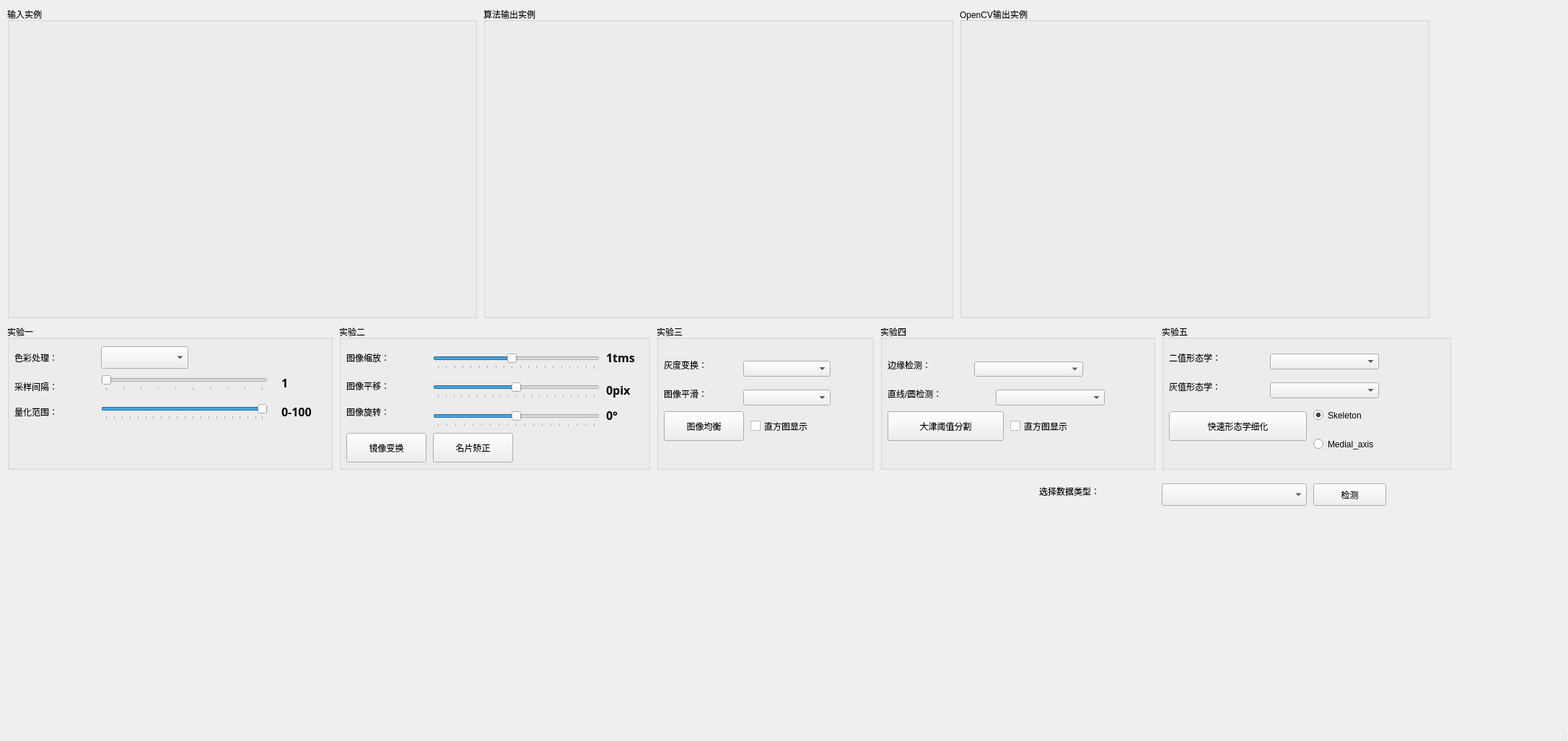
<?xml version="1.0" encoding="UTF-8"?>
<ui version="4.0">
 <class>MainWindow</class>
 <widget class="QMainWindow" name="MainWindow">
  <property name="geometry">
   <rect>
    <x>0</x>
    <y>0</y>
    <width>2173</width>
    <height>1027</height>
   </rect>
  </property>
  <property name="windowTitle">
   <string>MainWindow</string>
  </property>
  <widget class="QWidget" name="centralwidget">
   <widget class="QGroupBox" name="groupBox_AftShow">
    <property name="geometry">
     <rect>
      <x>670</x>
      <y>10</y>
      <width>651</width>
      <height>431</height>
     </rect>
    </property>
    <property name="title">
     <string>算法输出实例</string>
    </property>
    <widget class="QLabel" name="label_AftPicShow">
     <property name="geometry">
      <rect>
       <x>10</x>
       <y>30</y>
       <width>631</width>
       <height>391</height>
      </rect>
     </property>
     <property name="text">
      <string/>
     </property>
    </widget>
    <widget class="QLabel" name="label_AftPicShow_3">
     <property name="geometry">
      <rect>
       <x>430</x>
       <y>120</y>
       <width>631</width>
       <height>391</height>
      </rect>
     </property>
     <property name="text">
      <string/>
     </property>
    </widget>
   </widget>
   <widget class="QGroupBox" name="groupBox_PreShow">
    <property name="geometry">
     <rect>
      <x>10</x>
      <y>10</y>
      <width>651</width>
      <height>431</height>
     </rect>
    </property>
    <property name="title">
     <string>输入实例</string>
    </property>
    <widget class="QLabel" name="label_PrePicShow">
     <property name="geometry">
      <rect>
       <x>10</x>
       <y>30</y>
       <width>631</width>
       <height>391</height>
      </rect>
     </property>
     <property name="text">
      <string/>
     </property>
     <property name="scaledContents">
      <bool>true</bool>
     </property>
    </widget>
   </widget>
   <widget class="QGroupBox" name="groupBox">
    <property name="geometry">
     <rect>
      <x>10</x>
      <y>450</y>
      <width>451</width>
      <height>201</height>
     </rect>
    </property>
    <property name="font">
     <font>
      <family>Times New Roman</family>
     </font>
    </property>
    <property name="title">
     <string>实验一</string>
    </property>
    <widget class="QLabel" name="label_datatype_2">
     <property name="geometry">
      <rect>
       <x>10</x>
       <y>30</y>
       <width>111</width>
       <height>31</height>
      </rect>
     </property>
     <property name="text">
      <string>色彩处理：</string>
     </property>
    </widget>
    <widget class="QComboBox" name="comboBox_ColorDeal">
     <property name="geometry">
      <rect>
       <x>130</x>
       <y>30</y>
       <width>121</width>
       <height>31</height>
      </rect>
     </property>
     <item>
      <property name="text">
       <string/>
      </property>
     </item>
     <item>
      <property name="text">
       <string>反色处理</string>
      </property>
     </item>
     <item>
      <property name="text">
       <string>灰值化</string>
      </property>
     </item>
     <item>
      <property name="text">
       <string>Lab颜色模型</string>
      </property>
     </item>
     <item>
      <property name="text">
       <string>YCrCb颜色模型</string>
      </property>
     </item>
     <item>
      <property name="text">
       <string>HSI颜色模型</string>
      </property>
     </item>
    </widget>
    <widget class="QSlider" name="slider_ImgSample">
     <property name="geometry">
      <rect>
       <x>130</x>
       <y>70</y>
       <width>231</width>
       <height>22</height>
      </rect>
     </property>
     <property name="minimum">
      <number>1</number>
     </property>
     <property name="maximum">
      <number>10</number>
     </property>
     <property name="singleStep">
      <number>1</number>
     </property>
     <property name="orientation">
      <enum>Qt::Horizontal</enum>
     </property>
     <property name="tickPosition">
      <enum>QSlider::TicksBelow</enum>
     </property>
     <property name="tickInterval">
      <number>1</number>
     </property>
    </widget>
    <widget class="QLabel" name="label_datatype_3">
     <property name="geometry">
      <rect>
       <x>10</x>
       <y>70</y>
       <width>111</width>
       <height>31</height>
      </rect>
     </property>
     <property name="text">
      <string>采样间隔：</string>
     </property>
    </widget>
    <widget class="QLabel" name="label_sample">
     <property name="geometry">
      <rect>
       <x>380</x>
       <y>70</y>
       <width>31</width>
       <height>21</height>
      </rect>
     </property>
     <property name="font">
      <font>
       <family>Agency FB</family>
       <pointsize>12</pointsize>
       <weight>75</weight>
       <bold>true</bold>
      </font>
     </property>
     <property name="text">
      <string>1</string>
     </property>
    </widget>
    <widget class="QSlider" name="slider_ImgQuanty">
     <property name="geometry">
      <rect>
       <x>130</x>
       <y>110</y>
       <width>231</width>
       <height>22</height>
      </rect>
     </property>
     <property name="minimum">
      <number>1</number>
     </property>
     <property name="maximum">
      <number>100</number>
     </property>
     <property name="singleStep">
      <number>5</number>
     </property>
     <property name="value">
      <number>100</number>
     </property>
     <property name="orientation">
      <enum>Qt::Horizontal</enum>
     </property>
     <property name="tickPosition">
      <enum>QSlider::TicksBelow</enum>
     </property>
     <property name="tickInterval">
      <number>5</number>
     </property>
    </widget>
    <widget class="QLabel" name="label_datatype_4">
     <property name="geometry">
      <rect>
       <x>10</x>
       <y>100</y>
       <width>111</width>
       <height>41</height>
      </rect>
     </property>
     <property name="text">
      <string>量化范围：</string>
     </property>
    </widget>
    <widget class="QLabel" name="label_quanty">
     <property name="geometry">
      <rect>
       <x>380</x>
       <y>100</y>
       <width>71</width>
       <height>41</height>
      </rect>
     </property>
     <property name="font">
      <font>
       <family>Agency FB</family>
       <pointsize>12</pointsize>
       <weight>75</weight>
       <bold>true</bold>
      </font>
     </property>
     <property name="text">
      <string>0-100</string>
     </property>
    </widget>
   </widget>
   <widget class="QLabel" name="label_datatype">
    <property name="geometry">
     <rect>
      <x>1440</x>
      <y>660</y>
      <width>171</width>
      <height>41</height>
     </rect>
    </property>
    <property name="text">
     <string>选择数据类型：</string>
    </property>
   </widget>
   <widget class="QComboBox" name="comboBox_SelectData">
    <property name="geometry">
     <rect>
      <x>1610</x>
      <y>670</y>
      <width>201</width>
      <height>31</height>
     </rect>
    </property>
    <item>
     <property name="text">
      <string/>
     </property>
    </item>
    <item>
     <property name="text">
      <string>读入图像</string>
     </property>
    </item>
    <item>
     <property name="text">
      <string>读入本地视频</string>
     </property>
    </item>
   </widget>
   <widget class="QGroupBox" name="groupBox_2">
    <property name="geometry">
     <rect>
      <x>470</x>
      <y>450</y>
      <width>431</width>
      <height>201</height>
     </rect>
    </property>
    <property name="font">
     <font>
      <family>Times New Roman</family>
     </font>
    </property>
    <property name="title">
     <string>实验二</string>
    </property>
    <widget class="QSlider" name="slider_ImgZoom">
     <property name="geometry">
      <rect>
       <x>130</x>
       <y>40</y>
       <width>231</width>
       <height>22</height>
      </rect>
     </property>
     <property name="minimum">
      <number>-9</number>
     </property>
     <property name="maximum">
      <number>10</number>
     </property>
     <property name="singleStep">
      <number>1</number>
     </property>
     <property name="sliderPosition">
      <number>0</number>
     </property>
     <property name="orientation">
      <enum>Qt::Horizontal</enum>
     </property>
     <property name="tickPosition">
      <enum>QSlider::TicksBelow</enum>
     </property>
     <property name="tickInterval">
      <number>1</number>
     </property>
    </widget>
    <widget class="QLabel" name="label_datatype_9">
     <property name="geometry">
      <rect>
       <x>10</x>
       <y>30</y>
       <width>111</width>
       <height>31</height>
      </rect>
     </property>
     <property name="text">
      <string>图像缩放：</string>
     </property>
    </widget>
    <widget class="QLabel" name="label_zoom">
     <property name="geometry">
      <rect>
       <x>370</x>
       <y>30</y>
       <width>61</width>
       <height>31</height>
      </rect>
     </property>
     <property name="font">
      <font>
       <family>Agency FB</family>
       <pointsize>12</pointsize>
       <weight>75</weight>
       <bold>true</bold>
      </font>
     </property>
     <property name="text">
      <string>1tms</string>
     </property>
    </widget>
    <widget class="QSlider" name="slider_ImgTranslation">
     <property name="geometry">
      <rect>
       <x>130</x>
       <y>80</y>
       <width>231</width>
       <height>22</height>
      </rect>
     </property>
     <property name="minimum">
      <number>-100</number>
     </property>
     <property name="maximum">
      <number>100</number>
     </property>
     <property name="singleStep">
      <number>10</number>
     </property>
     <property name="value">
      <number>0</number>
     </property>
     <property name="sliderPosition">
      <number>0</number>
     </property>
     <property name="orientation">
      <enum>Qt::Horizontal</enum>
     </property>
     <property name="tickPosition">
      <enum>QSlider::TicksBelow</enum>
     </property>
     <property name="tickInterval">
      <number>10</number>
     </property>
    </widget>
    <widget class="QLabel" name="label_datatype_10">
     <property name="geometry">
      <rect>
       <x>10</x>
       <y>69</y>
       <width>111</width>
       <height>31</height>
      </rect>
     </property>
     <property name="text">
      <string>图像平移：</string>
     </property>
    </widget>
    <widget class="QLabel" name="label_tanslation">
     <property name="geometry">
      <rect>
       <x>370</x>
       <y>70</y>
       <width>51</width>
       <height>41</height>
      </rect>
     </property>
     <property name="font">
      <font>
       <family>Agency FB</family>
       <pointsize>12</pointsize>
       <weight>75</weight>
       <bold>true</bold>
      </font>
     </property>
     <property name="text">
      <string>0pix</string>
     </property>
    </widget>
    <widget class="QPushButton" name="pushButton_ImgeMirroring">
     <property name="geometry">
      <rect>
       <x>10</x>
       <y>150</y>
       <width>111</width>
       <height>41</height>
      </rect>
     </property>
     <property name="text">
      <string>镜像变换</string>
     </property>
    </widget>
    <widget class="QSlider" name="slider_ImgRotate">
     <property name="geometry">
      <rect>
       <x>130</x>
       <y>120</y>
       <width>231</width>
       <height>22</height>
      </rect>
     </property>
     <property name="minimum">
      <number>-90</number>
     </property>
     <property name="maximum">
      <number>90</number>
     </property>
     <property name="singleStep">
      <number>10</number>
     </property>
     <property name="value">
      <number>0</number>
     </property>
     <property name="sliderPosition">
      <number>0</number>
     </property>
     <property name="orientation">
      <enum>Qt::Horizontal</enum>
     </property>
     <property name="tickPosition">
      <enum>QSlider::TicksBelow</enum>
     </property>
     <property name="tickInterval">
      <number>10</number>
     </property>
    </widget>
    <widget class="QLabel" name="label_datatype_11">
     <property name="geometry">
      <rect>
       <x>10</x>
       <y>100</y>
       <width>111</width>
       <height>41</height>
      </rect>
     </property>
     <property name="text">
      <string>图像旋转：</string>
     </property>
    </widget>
    <widget class="QLabel" name="label_rotate">
     <property name="geometry">
      <rect>
       <x>370</x>
       <y>110</y>
       <width>61</width>
       <height>31</height>
      </rect>
     </property>
     <property name="font">
      <font>
       <family>Agency FB</family>
       <pointsize>12</pointsize>
       <weight>75</weight>
       <bold>true</bold>
      </font>
     </property>
     <property name="text">
      <string>0°</string>
     </property>
    </widget>
    <widget class="QPushButton" name="pushButton_CardCorrect">
     <property name="geometry">
      <rect>
       <x>130</x>
       <y>150</y>
       <width>111</width>
       <height>41</height>
      </rect>
     </property>
     <property name="text">
      <string>名片矫正</string>
     </property>
    </widget>
   </widget>
   <widget class="QPushButton" name="pushButton_VideoDisplay">
    <property name="geometry">
     <rect>
      <x>1820</x>
      <y>670</y>
      <width>101</width>
      <height>31</height>
     </rect>
    </property>
    <property name="text">
     <string>检测</string>
    </property>
   </widget>
   <widget class="QGroupBox" name="groupBox_3">
    <property name="geometry">
     <rect>
      <x>910</x>
      <y>450</y>
      <width>301</width>
      <height>201</height>
     </rect>
    </property>
    <property name="title">
     <string>实验三</string>
    </property>
    <widget class="QLabel" name="label_datatype_12">
     <property name="geometry">
      <rect>
       <x>10</x>
       <y>40</y>
       <width>121</width>
       <height>31</height>
      </rect>
     </property>
     <property name="text">
      <string>灰度变换：</string>
     </property>
    </widget>
    <widget class="QComboBox" name="comboBox_GrayDeal">
     <property name="geometry">
      <rect>
       <x>120</x>
       <y>50</y>
       <width>121</width>
       <height>22</height>
      </rect>
     </property>
     <item>
      <property name="text">
       <string/>
      </property>
     </item>
     <item>
      <property name="text">
       <string>线性变换</string>
      </property>
     </item>
     <item>
      <property name="text">
       <string>对数变换</string>
      </property>
     </item>
     <item>
      <property name="text">
       <string>指数变换</string>
      </property>
     </item>
     <item>
      <property name="text">
       <string>幂律变换</string>
      </property>
     </item>
     <item>
      <property name="text">
       <string>分段线性变换</string>
      </property>
     </item>
    </widget>
    <widget class="QPushButton" name="pushButton_HistEqual">
     <property name="geometry">
      <rect>
       <x>10</x>
       <y>120</y>
       <width>111</width>
       <height>41</height>
      </rect>
     </property>
     <property name="text">
      <string>图像均衡</string>
     </property>
    </widget>
    <widget class="QCheckBox" name="checkBox_hist">
     <property name="geometry">
      <rect>
       <x>130</x>
       <y>120</y>
       <width>161</width>
       <height>41</height>
      </rect>
     </property>
     <property name="text">
      <string>直方图显示</string>
     </property>
    </widget>
    <widget class="QLabel" name="label_datatype_13">
     <property name="geometry">
      <rect>
       <x>10</x>
       <y>80</y>
       <width>111</width>
       <height>31</height>
      </rect>
     </property>
     <property name="text">
      <string>图像平滑：</string>
     </property>
    </widget>
    <widget class="QComboBox" name="comboBox_ImgSmooth">
     <property name="geometry">
      <rect>
       <x>120</x>
       <y>90</y>
       <width>121</width>
       <height>22</height>
      </rect>
     </property>
     <item>
      <property name="text">
       <string/>
      </property>
     </item>
     <item>
      <property name="text">
       <string>邻域平均滤波</string>
      </property>
     </item>
     <item>
      <property name="text">
       <string>中值滤波</string>
      </property>
     </item>
    </widget>
   </widget>
   <widget class="QGroupBox" name="groupBox_4">
    <property name="geometry">
     <rect>
      <x>1220</x>
      <y>450</y>
      <width>381</width>
      <height>201</height>
     </rect>
    </property>
    <property name="title">
     <string>实验四</string>
    </property>
    <widget class="QLabel" name="label_datatype_16">
     <property name="geometry">
      <rect>
       <x>10</x>
       <y>40</y>
       <width>111</width>
       <height>31</height>
      </rect>
     </property>
     <property name="text">
      <string>边缘检测：</string>
     </property>
    </widget>
    <widget class="QComboBox" name="comboBox_EdgeDetect">
     <property name="geometry">
      <rect>
       <x>130</x>
       <y>51</y>
       <width>151</width>
       <height>21</height>
      </rect>
     </property>
     <item>
      <property name="text">
       <string/>
      </property>
     </item>
     <item>
      <property name="text">
       <string>Prewitt算子</string>
      </property>
     </item>
     <item>
      <property name="text">
       <string>Sobel算子</string>
      </property>
     </item>
     <item>
      <property name="text">
       <string>Log算子</string>
      </property>
     </item>
     <item>
      <property name="text">
       <string>Canny算子</string>
      </property>
     </item>
     <item>
      <property name="text">
       <string>自定义算子</string>
      </property>
     </item>
    </widget>
    <widget class="QComboBox" name="comboBox_HoughDetect">
     <property name="geometry">
      <rect>
       <x>160</x>
       <y>90</y>
       <width>151</width>
       <height>22</height>
      </rect>
     </property>
     <item>
      <property name="text">
       <string/>
      </property>
     </item>
     <item>
      <property name="text">
       <string>霍夫直线检测</string>
      </property>
     </item>
     <item>
      <property name="text">
       <string>霍夫圆检测</string>
      </property>
     </item>
     <item>
      <property name="text">
       <string>PCLine直线检测</string>
      </property>
     </item>
    </widget>
    <widget class="QLabel" name="label_datatype_17">
     <property name="geometry">
      <rect>
       <x>10</x>
       <y>80</y>
       <width>151</width>
       <height>31</height>
      </rect>
     </property>
     <property name="text">
      <string>直线/圆检测：</string>
     </property>
    </widget>
    <widget class="QPushButton" name="pushButton_HistEqual_3">
     <property name="geometry">
      <rect>
       <x>10</x>
       <y>120</y>
       <width>161</width>
       <height>41</height>
      </rect>
     </property>
     <property name="text">
      <string>大津阈值分割</string>
     </property>
    </widget>
    <widget class="QCheckBox" name="checkBox_hist_otsu">
     <property name="geometry">
      <rect>
       <x>180</x>
       <y>120</y>
       <width>171</width>
       <height>41</height>
      </rect>
     </property>
     <property name="text">
      <string>直方图显示</string>
     </property>
    </widget>
   </widget>
   <widget class="QGroupBox" name="groupBox_5">
    <property name="geometry">
     <rect>
      <x>1610</x>
      <y>450</y>
      <width>401</width>
      <height>201</height>
     </rect>
    </property>
    <property name="title">
     <string>实验五</string>
    </property>
    <widget class="QLabel" name="label_datatype_18">
     <property name="geometry">
      <rect>
       <x>10</x>
       <y>30</y>
       <width>141</width>
       <height>31</height>
      </rect>
     </property>
     <property name="text">
      <string>二值形态学：</string>
     </property>
    </widget>
    <widget class="QComboBox" name="comboBox_EdgeDetect_2">
     <property name="geometry">
      <rect>
       <x>150</x>
       <y>40</y>
       <width>151</width>
       <height>22</height>
      </rect>
     </property>
     <item>
      <property name="text">
       <string/>
      </property>
     </item>
     <item>
      <property name="text">
       <string>二值腐蚀</string>
      </property>
     </item>
     <item>
      <property name="text">
       <string>二值膨胀</string>
      </property>
     </item>
     <item>
      <property name="text">
       <string>二值开运算</string>
      </property>
     </item>
     <item>
      <property name="text">
       <string>二值闭运算</string>
      </property>
     </item>
    </widget>
    <widget class="QComboBox" name="comboBox_HoughDetect_2">
     <property name="geometry">
      <rect>
       <x>150</x>
       <y>80</y>
       <width>151</width>
       <height>22</height>
      </rect>
     </property>
     <item>
      <property name="text">
       <string/>
      </property>
     </item>
     <item>
      <property name="text">
       <string>灰值腐蚀</string>
      </property>
     </item>
     <item>
      <property name="text">
       <string>灰值膨胀</string>
      </property>
     </item>
     <item>
      <property name="text">
       <string>灰值开运算</string>
      </property>
     </item>
     <item>
      <property name="text">
       <string>灰值闭运算</string>
      </property>
     </item>
     <item>
      <property name="text">
       <string>灰值提取边缘</string>
      </property>
     </item>
    </widget>
    <widget class="QLabel" name="label_datatype_19">
     <property name="geometry">
      <rect>
       <x>10</x>
       <y>70</y>
       <width>141</width>
       <height>31</height>
      </rect>
     </property>
     <property name="text">
      <string>灰值形态学：</string>
     </property>
    </widget>
    <widget class="QPushButton" name="pushButton_HistEqual_4">
     <property name="geometry">
      <rect>
       <x>10</x>
       <y>120</y>
       <width>191</width>
       <height>41</height>
      </rect>
     </property>
     <property name="text">
      <string>快速形态学细化</string>
     </property>
    </widget>
    <widget class="QRadioButton" name="radioButton_Skeleton">
     <property name="geometry">
      <rect>
       <x>210</x>
       <y>110</y>
       <width>151</width>
       <height>31</height>
      </rect>
     </property>
     <property name="text">
      <string>Skeleton</string>
     </property>
     <property name="checked">
      <bool>true</bool>
     </property>
    </widget>
    <widget class="QRadioButton" name="radioButton_Medial">
     <property name="geometry">
      <rect>
       <x>210</x>
       <y>150</y>
       <width>171</width>
       <height>31</height>
      </rect>
     </property>
     <property name="text">
      <string>Medial_axis</string>
     </property>
    </widget>
   </widget>
   <widget class="QGroupBox" name="groupBox_AftShow_2">
    <property name="geometry">
     <rect>
      <x>1330</x>
      <y>10</y>
      <width>651</width>
      <height>431</height>
     </rect>
    </property>
    <property name="title">
     <string>OpenCV输出实例</string>
    </property>
    <widget class="QLabel" name="label_AftPicShow_2">
     <property name="geometry">
      <rect>
       <x>10</x>
       <y>30</y>
       <width>631</width>
       <height>391</height>
      </rect>
     </property>
     <property name="text">
      <string/>
     </property>
    </widget>
   </widget>
  </widget>
  <widget class="QMenuBar" name="menubar">
   <property name="geometry">
    <rect>
     <x>0</x>
     <y>0</y>
     <width>2173</width>
     <height>37</height>
    </rect>
   </property>
  </widget>
  <widget class="QStatusBar" name="statusbar"/>
 </widget>
 <resources/>
 <connections>
  <connection>
   <sender>comboBox_SelectData</sender>
   <signal>currentIndexChanged(int)</signal>
   <receiver>MainWindow</receiver>
   <slot>onbuttonclick_selectDataType()</slot>
   <hints>
    <hint type="sourcelabel">
     <x>1030</x>
     <y>730</y>
    </hint>
    <hint type="destinationlabel">
     <x>6</x>
     <y>632</y>
    </hint>
   </hints>
  </connection>
  <connection>
   <sender>comboBox_ColorDeal</sender>
   <signal>currentIndexChanged(int)</signal>
   <receiver>MainWindow</receiver>
   <slot>oncombox_selectColorType()</slot>
   <hints>
    <hint type="sourcelabel">
     <x>169</x>
     <y>514</y>
    </hint>
    <hint type="destinationlabel">
     <x>461</x>
     <y>587</y>
    </hint>
   </hints>
  </connection>
  <connection>
   <sender>slider_ImgSample</sender>
   <signal>valueChanged(int)</signal>
   <receiver>MainWindow</receiver>
   <slot>onslide_imgSample()</slot>
   <hints>
    <hint type="sourcelabel">
     <x>119</x>
     <y>554</y>
    </hint>
    <hint type="destinationlabel">
     <x>430</x>
     <y>562</y>
    </hint>
   </hints>
  </connection>
  <connection>
   <sender>slider_ImgQuanty</sender>
   <signal>valueChanged(int)</signal>
   <receiver>MainWindow</receiver>
   <slot>onslide_imgQuanty()</slot>
   <hints>
    <hint type="sourcelabel">
     <x>181</x>
     <y>594</y>
    </hint>
    <hint type="destinationlabel">
     <x>233</x>
     <y>678</y>
    </hint>
   </hints>
  </connection>
  <connection>
   <sender>slider_ImgZoom</sender>
   <signal>valueChanged(int)</signal>
   <receiver>MainWindow</receiver>
   <slot>onslide_imgZoom()</slot>
   <hints>
    <hint type="sourcelabel">
     <x>690</x>
     <y>524</y>
    </hint>
    <hint type="destinationlabel">
     <x>771</x>
     <y>532</y>
    </hint>
   </hints>
  </connection>
  <connection>
   <sender>slider_ImgTranslation</sender>
   <signal>valueChanged(int)</signal>
   <receiver>MainWindow</receiver>
   <slot>onslide_imgTranslation()</slot>
   <hints>
    <hint type="sourcelabel">
     <x>620</x>
     <y>564</y>
    </hint>
    <hint type="destinationlabel">
     <x>773</x>
     <y>565</y>
    </hint>
   </hints>
  </connection>
  <connection>
   <sender>slider_ImgRotate</sender>
   <signal>valueChanged(int)</signal>
   <receiver>MainWindow</receiver>
   <slot>onslide_imgRotation()</slot>
   <hints>
    <hint type="sourcelabel">
     <x>563</x>
     <y>594</y>
    </hint>
    <hint type="destinationlabel">
     <x>856</x>
     <y>582</y>
    </hint>
   </hints>
  </connection>
  <connection>
   <sender>pushButton_VideoDisplay</sender>
   <signal>clicked()</signal>
   <receiver>MainWindow</receiver>
   <slot>onbuttonclick_videodisplay()</slot>
   <hints>
    <hint type="sourcelabel">
     <x>1170</x>
     <y>720</y>
    </hint>
    <hint type="destinationlabel">
     <x>1133</x>
     <y>604</y>
    </hint>
   </hints>
  </connection>
  <connection>
   <sender>pushButton_CardCorrect</sender>
   <signal>clicked()</signal>
   <receiver>MainWindow</receiver>
   <slot>onbuttonclick_cardCrrection()</slot>
   <hints>
    <hint type="sourcelabel">
     <x>812</x>
     <y>573</y>
    </hint>
    <hint type="destinationlabel">
     <x>881</x>
     <y>610</y>
    </hint>
   </hints>
  </connection>
  <connection>
   <sender>pushButton_ImgeMirroring</sender>
   <signal>clicked()</signal>
   <receiver>MainWindow</receiver>
   <slot>onbuttonclick_imgMirror()</slot>
   <hints>
    <hint type="sourcelabel">
     <x>820</x>
     <y>533</y>
    </hint>
    <hint type="destinationlabel">
     <x>897</x>
     <y>543</y>
    </hint>
   </hints>
  </connection>
  <connection>
   <sender>comboBox_GrayDeal</sender>
   <signal>currentIndexChanged(int)</signal>
   <receiver>MainWindow</receiver>
   <slot>oncombox_selectGrayDeal()</slot>
   <hints>
    <hint type="sourcelabel">
     <x>1020</x>
     <y>514</y>
    </hint>
    <hint type="destinationlabel">
     <x>839</x>
     <y>464</y>
    </hint>
   </hints>
  </connection>
  <connection>
   <sender>pushButton_HistEqual</sender>
   <signal>clicked()</signal>
   <receiver>MainWindow</receiver>
   <slot>onbutttonclick_histEqual()</slot>
   <hints>
    <hint type="sourcelabel">
     <x>920</x>
     <y>603</y>
    </hint>
    <hint type="destinationlabel">
     <x>844</x>
     <y>434</y>
    </hint>
   </hints>
  </connection>
  <connection>
   <sender>comboBox_ImgSmooth</sender>
   <signal>currentIndexChanged(int)</signal>
   <receiver>MainWindow</receiver>
   <slot>oncombox_selectConvType()</slot>
   <hints>
    <hint type="sourcelabel">
     <x>1020</x>
     <y>543</y>
    </hint>
    <hint type="destinationlabel">
     <x>1080</x>
     <y>439</y>
    </hint>
   </hints>
  </connection>
  <connection>
   <sender>comboBox_EdgeDetect</sender>
   <signal>currentIndexChanged(int)</signal>
   <receiver>MainWindow</receiver>
   <slot>oncombox_selectEdgeDetecType()</slot>
   <hints>
    <hint type="sourcelabel">
     <x>152</x>
     <y>664</y>
    </hint>
    <hint type="destinationlabel">
     <x>407</x>
     <y>476</y>
    </hint>
   </hints>
  </connection>
  <connection>
   <sender>comboBox_HoughDetect</sender>
   <signal>currentIndexChanged(int)</signal>
   <receiver>MainWindow</receiver>
   <slot>oncombox_selectHoughDetecType()</slot>
   <hints>
    <hint type="sourcelabel">
     <x>190</x>
     <y>708</y>
    </hint>
    <hint type="destinationlabel">
     <x>328</x>
     <y>471</y>
    </hint>
   </hints>
  </connection>
  <connection>
   <sender>pushButton_HistEqual_3</sender>
   <signal>clicked()</signal>
   <receiver>MainWindow</receiver>
   <slot>onbuttonclick_Otsu()</slot>
   <hints>
    <hint type="sourcelabel">
     <x>83</x>
     <y>745</y>
    </hint>
    <hint type="destinationlabel">
     <x>304</x>
     <y>623</y>
    </hint>
   </hints>
  </connection>
  <connection>
   <sender>comboBox_EdgeDetect_2</sender>
   <signal>currentIndexChanged(int)</signal>
   <receiver>MainWindow</receiver>
   <slot>oncombox_selectMorphyBinary()</slot>
   <hints>
    <hint type="sourcelabel">
     <x>494</x>
     <y>668</y>
    </hint>
    <hint type="destinationlabel">
     <x>614</x>
     <y>639</y>
    </hint>
   </hints>
  </connection>
  <connection>
   <sender>comboBox_HoughDetect_2</sender>
   <signal>currentIndexChanged(int)</signal>
   <receiver>MainWindow</receiver>
   <slot>oncombox_selectMorphyGray()</slot>
   <hints>
    <hint type="sourcelabel">
     <x>452</x>
     <y>715</y>
    </hint>
    <hint type="destinationlabel">
     <x>613</x>
     <y>668</y>
    </hint>
   </hints>
  </connection>
  <connection>
   <sender>pushButton_HistEqual_4</sender>
   <signal>clicked()</signal>
   <receiver>MainWindow</receiver>
   <slot>onbuttonclick_MorphyThin()</slot>
   <hints>
    <hint type="sourcelabel">
     <x>389</x>
     <y>740</y>
    </hint>
    <hint type="destinationlabel">
     <x>621</x>
     <y>697</y>
    </hint>
   </hints>
  </connection>
 </connections>
 <slots>
  <signal>clicked()</signal>
  <slot>onbuttonclick_picdetect()</slot>
  <slot>onbuttonclick_videodetect()</slot>
  <slot>onbuttonclick_selectDataType()</slot>
  <slot>onbuttonclick_videodisplay()</slot>
  <slot>onbuttonclick_videopause()</slot>
  <slot>onbuttonclick_selectDetect()</slot>
  <slot>oncombox_selectColorType()</slot>
  <slot>onslide_imgSample()</slot>
  <slot>onslide_imgQuanty()</slot>
  <slot>onslide_imgZoom()</slot>
  <slot>onslide_imgTranslation()</slot>
  <slot>onslide_imgRotation()</slot>
  <slot>onbuttonclick_cardCrrection()</slot>
  <slot>onbuttonclick_imgMirror()</slot>
  <slot>oncombox_selectGrayDeal()</slot>
  <slot>onbutttonclick_histEqual()</slot>
  <slot>oncombox_selectConvType()</slot>
  <slot>oncombox_selectEdgeDetecType()</slot>
  <slot>oncombox_selectHoughDetecType()</slot>
  <slot>onbuttonclick_Otsu()</slot>
  <slot>oncombox_selectMorphyBinary()</slot>
  <slot>oncombox_selectMorphyGray()</slot>
  <slot>onbuttonclick_MorphyThin()</slot>
 </slots>
</ui>
